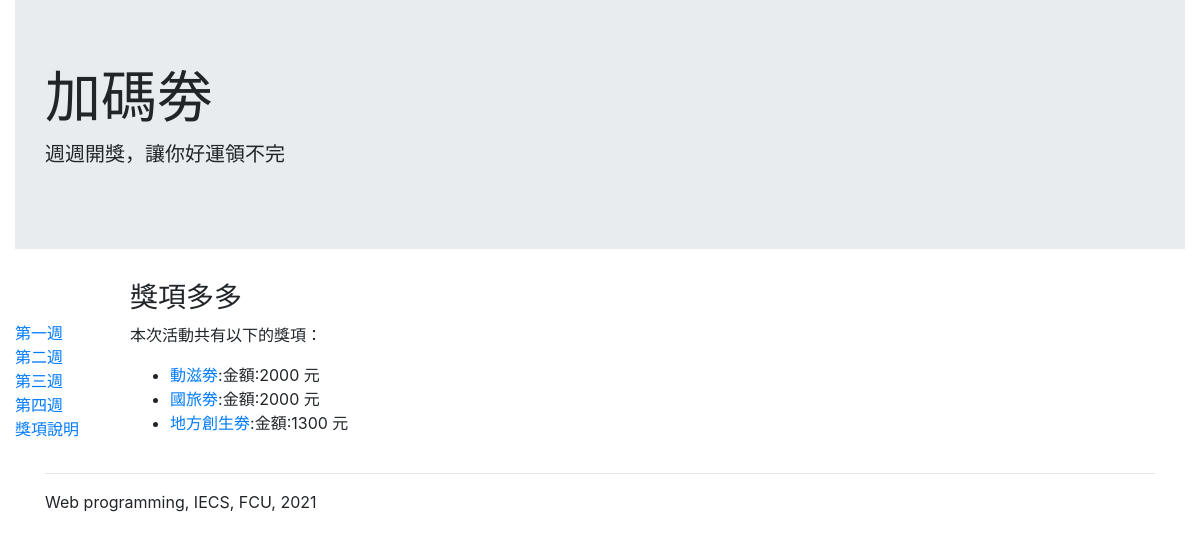
The app's page /bonus/prizes/ with its own data.
### bonus/models.py (models this page shows, shortened)
class Prize(models.Model):
    pid = models.CharField(max_length=25)
    cname = models.CharField(max_length=20)
    amount = models.IntegerField()
    desc = models.TextField(null=True, blank=True)
    img = models.ImageField(upload_to="images/", null=True, blank=True)
    def get_url(self):
        return reverse('prize-detail', args=[str(self.id)])
    class Meta:
        ordering = ['-amount']

### bonus/views.py (the view)
# urls.py: path('prizes/', views.PrizeListView.as_view()),
class PrizeListView(ListView):
    model=Prize
    template_name = 'bonus/prize_list.html'     # 預設檔名，可略
    context_object_name = 'prize_list'          # 預設為 prize_list, 可略
    def get_queryset(self):
        return Prize.objects.order_by('-amount')[:3] # 排序與數量

### bonus/templates/bonus/prize_list.html
{% extends "base.html" %}
{% block  prize%}
    <h3>獎項多多</h3>
    <p>本次活動共有以下的獎項：</p>
    {% if prize_list %}
    <ul>
        {% for prize in prize_list %}
            <li><a href="{{ prize.get_url }}"> {{ prize.cname }}</a>:金額:{{prize.amount}} 元
        {% endfor %}
    </ul>
    {% else %}
        <p>There are no prize.</p>
    {% endif %}
{% endblock %}

### records on screen
Prize: cname "動滋劵", amount "2000"
Prize: cname "國旅劵", amount "2000"
Prize: cname "地方創生劵", amount "1300"
